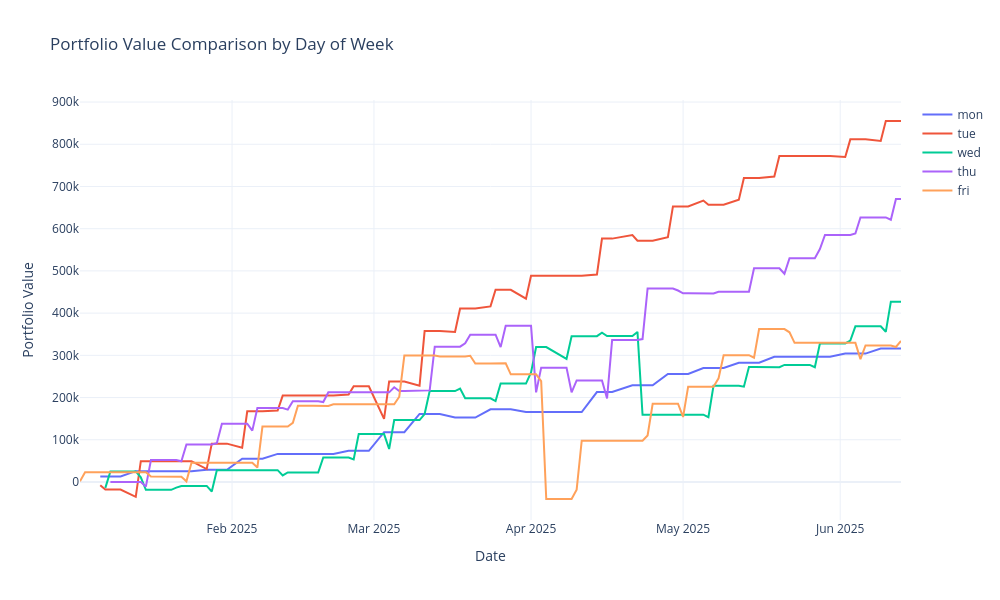

The cell this chart's notebook holds for it:
### Code cell
import pandas as pd
import plotly.graph_objects as go
import os

def extract_daily_close(folder_path):
    csv_files = sorted(
        [f for f in os.listdir(folder_path) if f.endswith('.csv')],
        key=lambda x: pd.to_datetime(x.replace('.csv', ''), format='%Y%m%d')
    )

    daily_data = []

    for file in csv_files:
        file_path = os.path.join(folder_path, file)
        
        try:
            df = pd.read_csv(file_path)

            if 'timestamp' not in df.columns or 'portfolio_value' not in df.columns:
                continue

            if df['portfolio_value'].fillna(0).eq(0).all():
                continue

            last_row = df[['timestamp', 'portfolio_value']].iloc[[-1]].copy()
            last_row['date'] = pd.to_datetime(file.replace('.csv', ''), format='%Y%m%d')
            daily_data.append(last_row)

        except Exception as e:
            continue

    if not daily_data:
        return pd.DataFrame()

    result_df = pd.concat(daily_data)[['date', 'portfolio_value']]
    return result_df

# Base path for strategy folders
base_path = "/media/dell/548d4dc2-4844-4adb-8b24-7b412b8f3455/0DT_Settelment_Backtest/HFT-Options-EIS-Global/tradelib/outputs/all_years/2025/trial_verification/price_threshold_chartpack"
days = ["MON", "TUE", "WED", "THU", "FRI"]
strategy_data = []

# Extract and rename strategy data for each weekday
for day in days:
    folder_path = os.path.join(base_path, f"{day}_3_SPXW_DAY_OF_WEEK_DELTA_CONDOR_STRATEGY/consolidated_store")
    df = extract_daily_close(folder_path)
    if not df.empty:
        df = df.rename(columns={"portfolio_value": day})
        strategy_data.append(df)

# Merge all strategies on the 'date' column
from functools import reduce
equity_combined = reduce(lambda left, right: pd.merge(left, right, on='date', how='outer'), strategy_data)
equity_combined = equity_combined.sort_values(by='date')

# Plot using Plotly
fig = go.Figure()

for day in days:
    if day in equity_combined.columns:
        fig.add_trace(go.Scatter(x=equity_combined['date'], y=equity_combined[day], mode='lines', name=day.lower()))

fig.update_layout(
    title='Portfolio Value Comparison by Day of Week',
    xaxis_title='Date',
    yaxis_title='Portfolio Value',
    template='plotly_white',
    height=600,
    width=1000
)

fig.show()
